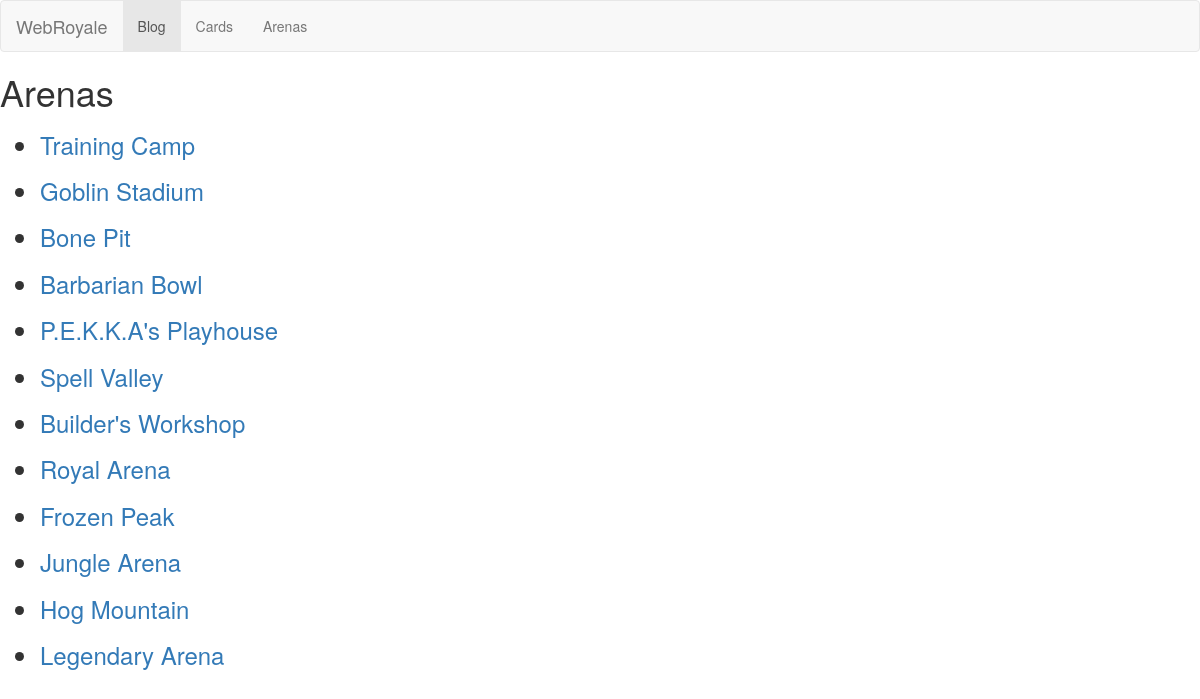
Page /card/arena/ on the committed database.
### card/models.py (models this page shows, shortened)
class Arena(models.Model):
	name=models.CharField(max_length=30,default='Training Camp')
	number=models.IntegerField(primary_key=True)

### card/views.py (the view)
def arena_index(request):
	arenas=Arena.objects.all()
	return render(request,'card/arenas.html',{'arenas':arenas})

### card/templates/card/arenas.html
{% extends 'card/base.html' %}
{% block title %}Arenas{% endblock %}
{% block content %}
    {% if arenas %}
        <ul>
        {% for a in arenas %}
            <h3><li><a href="{% url 'card:view_arena' a.number %}">{{ a.name }}</a></li></h3>
        {% endfor %}
        </ul>
    {% else %}
        <p>There are no Arenas.</p>
    {% endif %}
{% endblock %}

### rows in the picture
Arena: name "Goblin Stadium"
Arena: name "Bone Pit"
Arena: name "Barbarian Bowl"
Arena: name "P.E.K.K.A's Playhouse"
Arena: name "Spell Valley"
Arena: name "Builder's Workshop"
Arena: name "Royal Arena"
Arena: name "Frozen Peak"
Arena: name "Jungle Arena"
Arena: name "Hog Mountain"
Arena: name "Legendary Arena"
